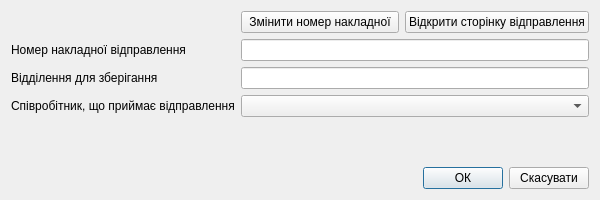
<?xml version="1.0" encoding="UTF-8"?>
<ui version="4.0">
 <class>StgCreator</class>
 <widget class="QWidget" name="StgCreator">
  <property name="geometry">
   <rect>
    <x>0</x>
    <y>0</y>
    <width>600</width>
    <height>200</height>
   </rect>
  </property>
  <property name="windowTitle">
   <string>Створення зберігання</string>
  </property>
  <layout class="QGridLayout" name="gridLayout">
   <item row="0" column="0">
    <layout class="QHBoxLayout" name="horizontalLayout_2"/>
   </item>
   <item row="1" column="0">
    <layout class="QFormLayout" name="formLayout">
     <property name="formAlignment">
      <set>Qt::AlignLeading|Qt::AlignLeft|Qt::AlignVCenter</set>
     </property>
     <item row="1" column="0">
      <widget class="QLabel" name="lMailingWbNum">
       <property name="text">
        <string>Номер накладної відправлення</string>
       </property>
      </widget>
     </item>
     <item row="1" column="1">
      <widget class="QLineEdit" name="leMailingWbNum">
       <property name="readOnly">
        <bool>true</bool>
       </property>
      </widget>
     </item>
     <item row="2" column="0">
      <widget class="QLabel" name="lStorageOfc">
       <property name="text">
        <string>Відділення для зберігання</string>
       </property>
      </widget>
     </item>
     <item row="2" column="1">
      <widget class="QLineEdit" name="leStorageOfc">
       <property name="readOnly">
        <bool>true</bool>
       </property>
      </widget>
     </item>
     <item row="3" column="0">
      <widget class="QLabel" name="lEeWhoTake">
       <property name="text">
        <string>Співробітник, що приймає відправлення</string>
       </property>
      </widget>
     </item>
     <item row="0" column="1">
      <layout class="QHBoxLayout" name="horizontalLayout_3">
       <item>
        <widget class="QPushButton" name="pbChangeMailingWbNum">
         <property name="text">
          <string>Змінити номер накладної</string>
         </property>
        </widget>
       </item>
       <item>
        <widget class="QPushButton" name="pbOpenMailingInEditor">
         <property name="text">
          <string>Відкрити сторінку відправлення</string>
         </property>
        </widget>
       </item>
      </layout>
     </item>
     <item row="3" column="1">
      <widget class="QComboBox" name="cmbEeWhoTake"/>
     </item>
    </layout>
   </item>
   <item row="2" column="0">
    <spacer name="verticalSpacer">
     <property name="orientation">
      <enum>Qt::Vertical</enum>
     </property>
     <property name="sizeHint" stdset="0">
      <size>
       <width>20</width>
       <height>40</height>
      </size>
     </property>
    </spacer>
   </item>
   <item row="3" column="0">
    <layout class="QHBoxLayout" name="horizontalLayout">
     <item>
      <widget class="QLabel" name="lCurrentOffice">
       <property name="text">
        <string/>
       </property>
      </widget>
     </item>
     <item>
      <spacer name="horizontalSpacer">
       <property name="orientation">
        <enum>Qt::Horizontal</enum>
       </property>
       <property name="sizeHint" stdset="0">
        <size>
         <width>40</width>
         <height>20</height>
        </size>
       </property>
      </spacer>
     </item>
     <item>
      <widget class="QPushButton" name="pbOK">
       <property name="text">
        <string>ОК</string>
       </property>
       <property name="autoDefault">
        <bool>true</bool>
       </property>
       <property name="default">
        <bool>true</bool>
       </property>
      </widget>
     </item>
     <item>
      <widget class="QPushButton" name="pbCancel">
       <property name="text">
        <string>Скасувати</string>
       </property>
      </widget>
     </item>
    </layout>
   </item>
  </layout>
 </widget>
 <resources/>
 <connections/>
</ui>
